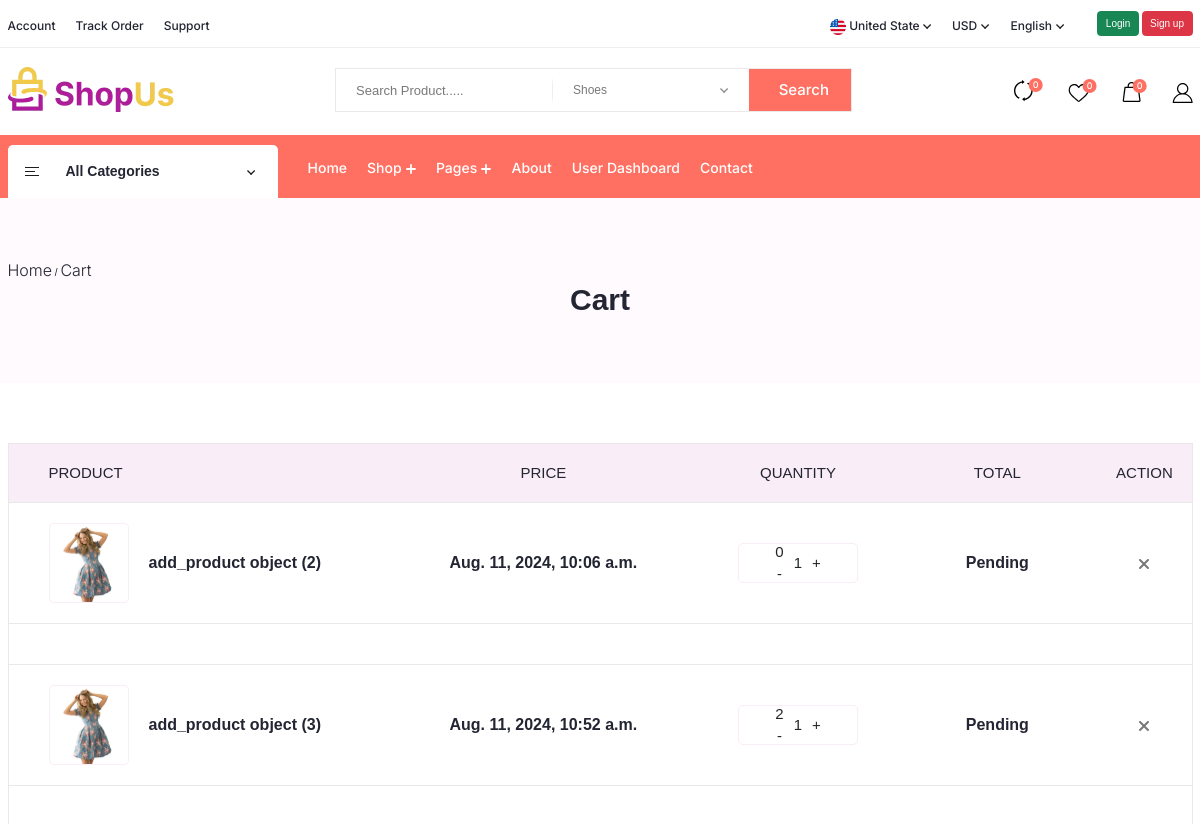
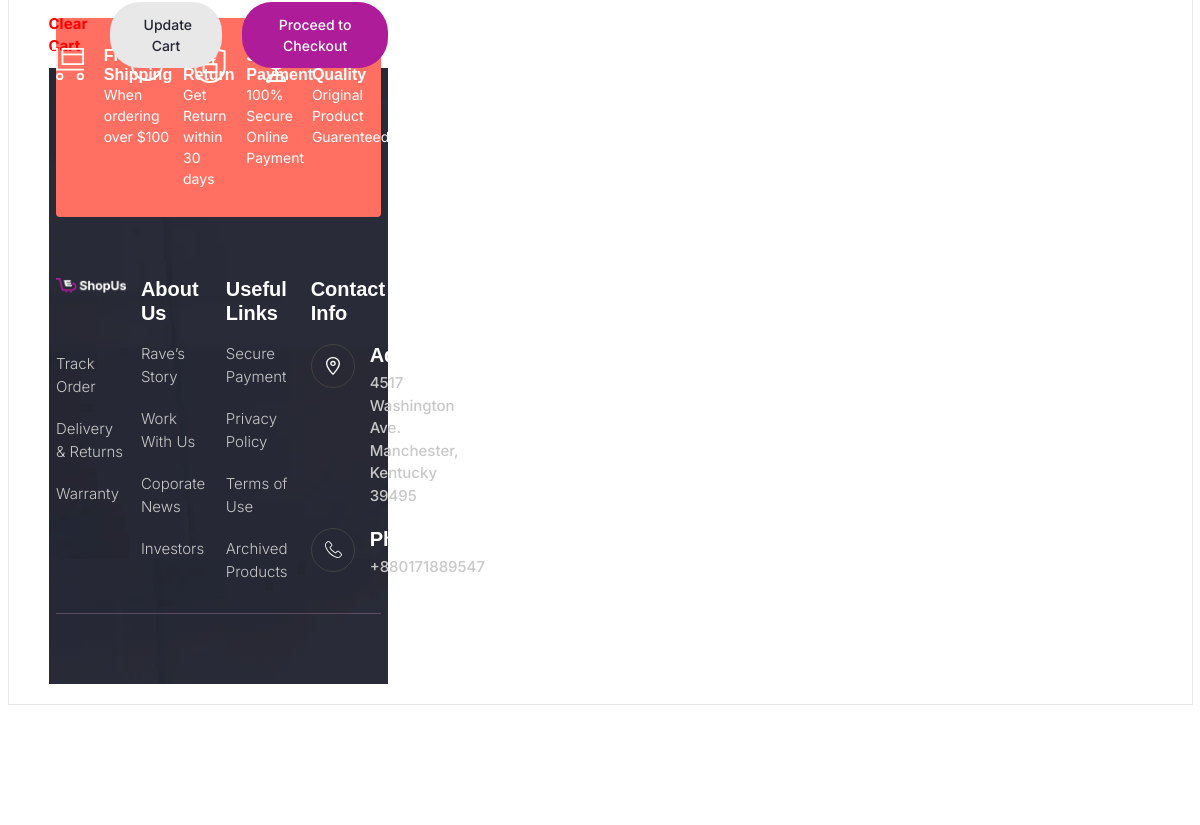
Page /hi/cart on the earlier database version (2 pictures, top to bottom).
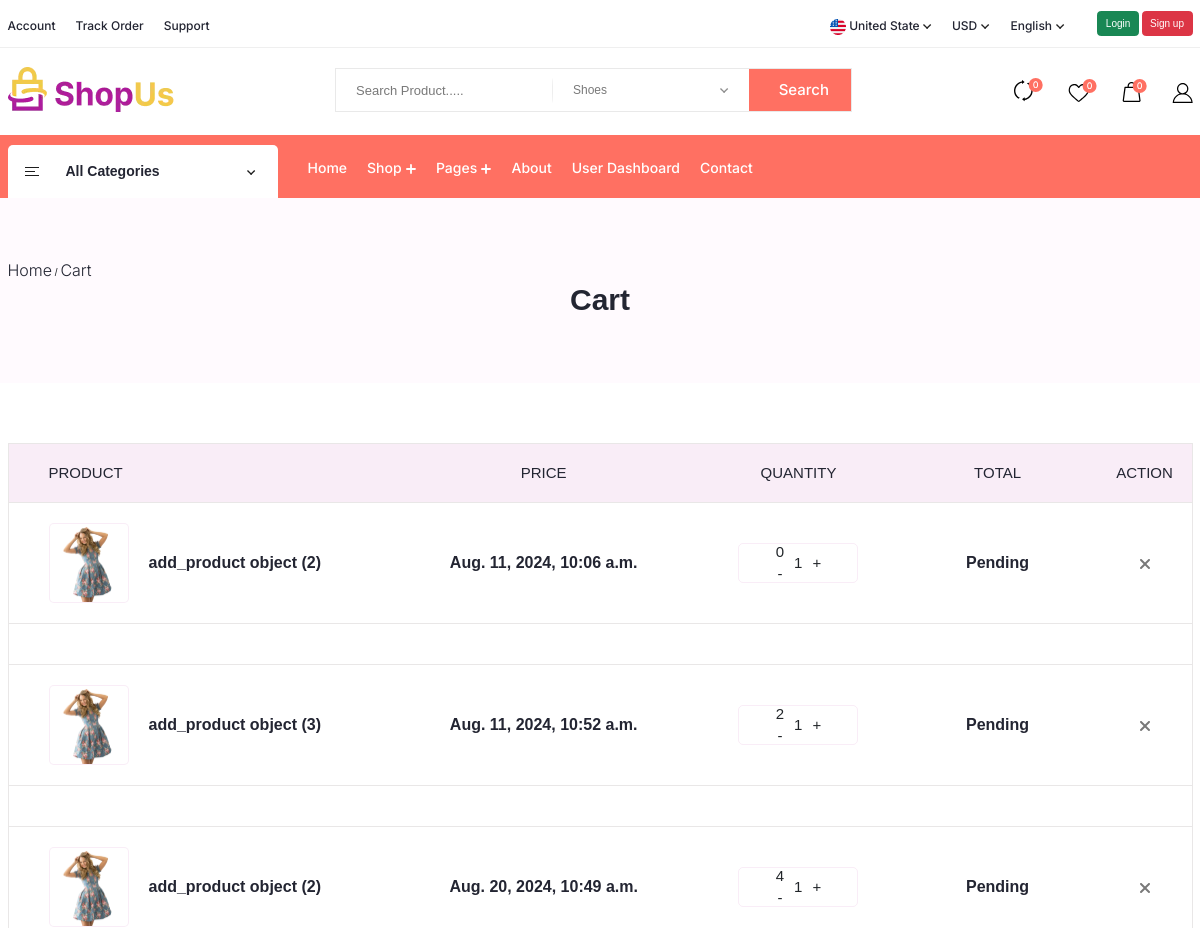
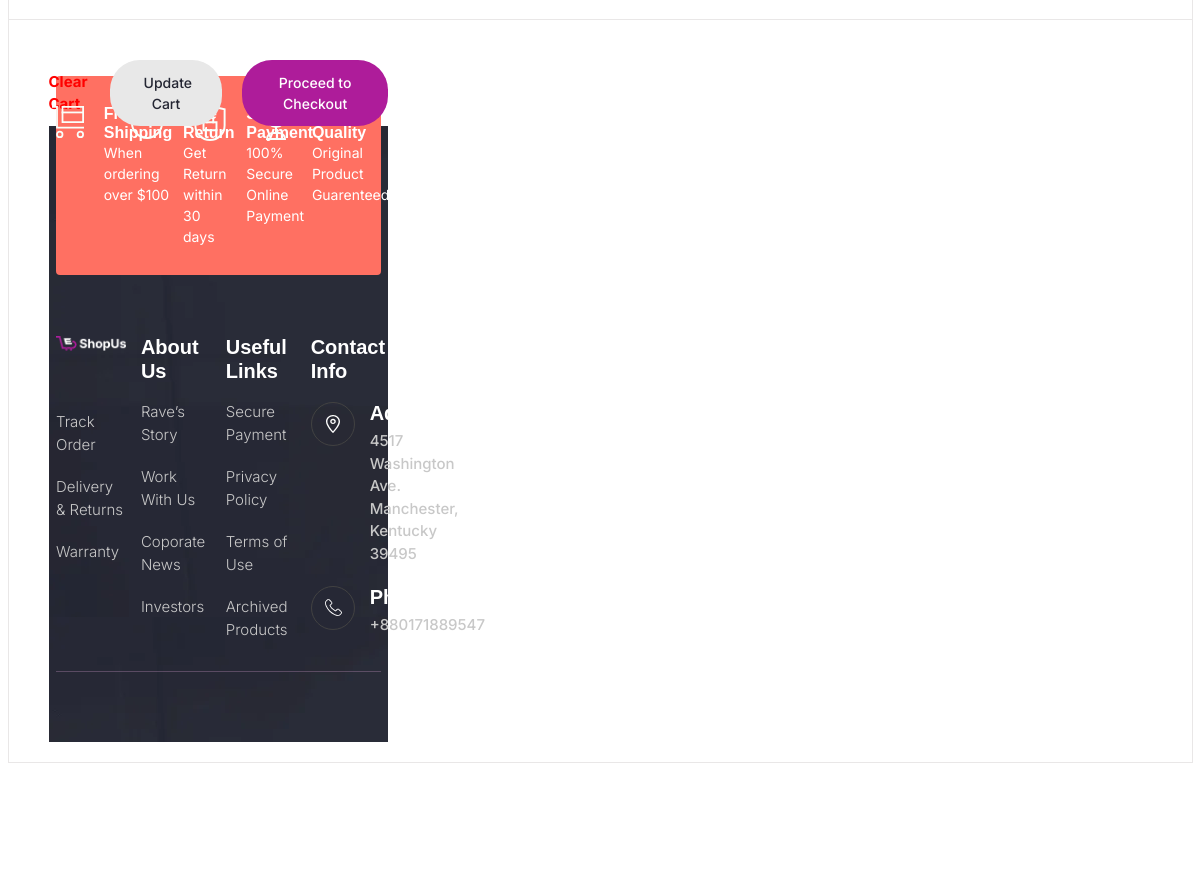
Same page on the later database version (2 pictures, top to bottom).
### ds/models.py (models this page shows)
class Order(models.Model):
    product = models.ForeignKey(add_product, on_delete=models.CASCADE)
    quantity = models.PositiveIntegerField()
    order_date = models.DateTimeField(auto_now_add=True)
    status = models.CharField(max_length=50, choices=[('Pending', 'Pending'), ('Shipped', 'Shipped'), ('Delivered', 'Delivered')])

class add_product(models.Model):
     product_name=models.CharField( max_length=50)
     product_description=models.CharField( max_length=50)
     price=models.CharField( max_length=50)
     old_price=models.CharField( max_length=50)
     rating=models.CharField( max_length=50)
     out_of=models.CharField( max_length=50)
     image1=models.ImageField(upload_to="productimage",null=True,blank=True)

### hi/views.py (the view)
# urls.py: path("cart",views.cart,name='z'),
def cart(request):
    z=Order.objects.all()
    return render(request,"cart.html",{"my_dataa":z})

### templates/cart.html (shortened to what this page needs)
{% extends "base.html" %}
{% block main-contentu %}
<!doctype html>
<html lang="en">
<head>
<link rel="stylesheet" href="/static/css/swiper10-bundle.min.css">
<link rel="stylesheet" href="/static/css/bootstrap-5.3.2.min.css">
<link rel="stylesheet" href="/static/css/nouislider.min.css">
<link rel="stylesheet" href="/static/css/aos-3.0.0.css">
<link rel="stylesheet" href="/static/css/style.css">
</head>
<body>
<section class="blog about-blog">
<div class="container">
<div class="blog-bradcrum">
<span><a href="index.html">Home</a></span>
<span class="devider">/</span>
<span><a href="#">Cart</a></span>
</div>
<div class="blog-heading about-heading">
<h1 class="heading">Cart</h1>
</div>
</div>
</section>
<section class="product-cart product footer-padding">
<div class="container">
<div class="cart-section">
<table>
<tbody>
<tr class="table-row table-top-row">
<td class="table-wrapper wrapper-product">
<h5 class="table-heading">PRODUCT</h5>
</td>
<td class="table-wrapper">
<div class="table-wrapper-center">
<h5 class="table-heading">PRICE</h5>
</div>
</td>
<td class="table-wrapper">
<div class="table-wrapper-center">
<h5 class="table-heading">QUANTITY</h5>
</div>
</td>
<td class="table-wrapper wrapper-total">
<div class="table-wrapper-center">
<h5 class="table-heading">TOTAL</h5>
</div>
</td>
<td class="table-wrapper">
<div class="table-wrapper-center">
<h5 class="table-heading">ACTION</h5>
</div>
</td>
</tr>
{% for x  in  my_dataa%}
<tr class="table-row ticket-row">
<td class="table-wrapper wrapper-product">
<div class="wrapper">
<div class="wrapper-img">
<img src="/static/assets/images/homepage-one/product-img/product-img-1.webp" alt="img">
</div>
<div class="wrapper-content">
<h5 class="heading">{{x.product}}</h5>
</div>
</div>
</td>
<td class="table-wrapper">
<div class="table-wrapper-center">
<h5 class="heading">{{x.order_date}}</h5>
</div>
</td>
<td class="table-wrapper">
<div class="table-wrapper-center">
<div class="quantity">
<span class="minus">{{x.quantity}}
-
</span>
<span class="number">1</span>
<span class="plus">
+
</span>
</div>
</div>
</td>
<td class="table-wrapper wrapper-total">
<div class="table-wrapper-center">
<h5 class="heading">{{x.status}}</h5>
</div>
</td>
<td class="table-wrapper">
<div class="table-wrapper-center">
<span>
</span>
</div>
</td>
</tr>
<tr class="table-row ticket-row">
<td class="table-wrapper wrapper-product">
<div class="wrapper">
    {% endfor %}
<div class="wishlist-btn cart-btn">
<a href="empty-cart.html" class="clean-btn">Clear Cart</a>
<a href="#" class="shop-btn update-btn">Update Cart</a>
<a href="checkout.html" class="shop-btn">Proceed to Checkout</a>
</div>
</div>
</section>
</body>
</html>
{% endblock main-contentu%}

Differences in the rows shown:
added Order: product "add_product object (2)", order_date "Aug. 20, 2024, 10:49 a.m.", quantity "4", status "Pending"
